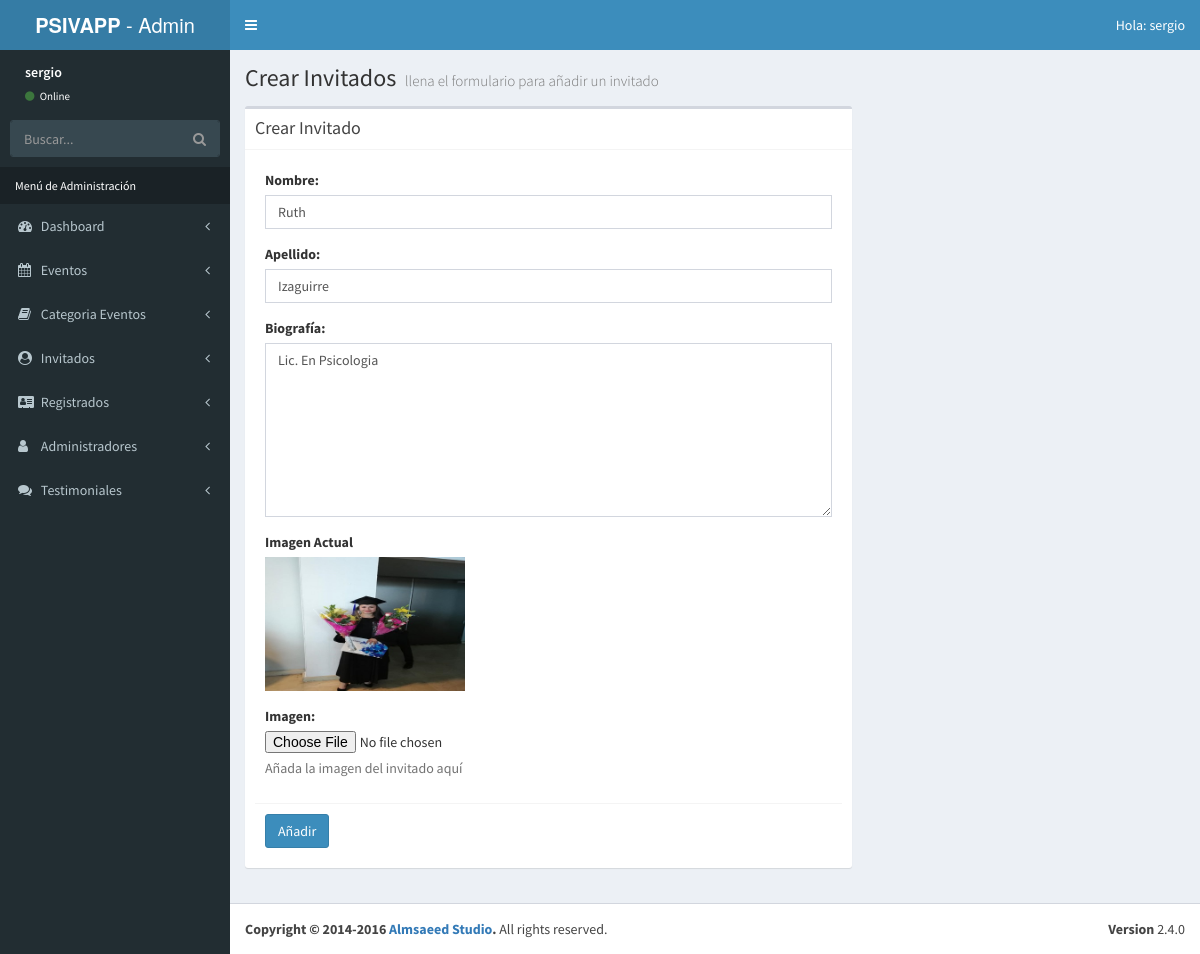
The page /admin/editar-invitado.php?id=1 (signed in) on the database its author committed.
### tables this page shows
CREATE TABLE `invitados` (
  `invitado_id` tinyint(4) NOT NULL AUTO_INCREMENT,
  `nombre_invitado` varchar(30) NOT NULL,
  `apellido_invitado` varchar(30) NOT NULL,
  `descripcion` text NOT NULL,
  `url_imagen` varchar(50) NOT NULL,
  PRIMARY KEY (`invitado_id`)
);

### admin/editar-invitado.php (the view, shortened to what this page needs)
<?php
        $id = $_GET['id'];
        include_once 'templates/header.php';
        include_once 'funciones/funciones.php';
        include_once 'templates/barra.php';
        include_once 'templates/navegacion.php';
?>
  <div class="content-wrapper">
    <section class="content-header">
      <h1>
        Crear Invitados
        <small>llena el formulario para añadir un invitado</small>
      </h1>
    </section>
        <div class="row">
                <div class="col-md-8">
                <section class="content">
                  <div class="box">
                    <div class="box-header with-border">
                      <h3 class="box-title">Crear Invitado</h3>
                    </div>
                    <div class="box-body">
                        <?php
                            $sql = "SELECT * FROM invitados WHERE invitado_id = $id ";
                            $resultado = $conn->query($sql);
                            $invitado = $resultado->fetch_assoc();
                        ?>
                        <form role="form" name="guardar-registro" id="guardar-registro-archivo" method="post" action="modelo-invitado.php" enctype="multipart/form-data">
                              <div class="box-body">
                                    <div class="form-group">
                                          <label for="nombre_invitado">Nombre:</label>
                                          <input type="text" class="form-control" id="nombre_invitado" name="nombre_invitado" placeholder="Nombre" value="<?php echo $invitado['nombre_invitado']; ?>">
                                    </div>
                                    <div class="form-group">
                                          <label for="apellido_invitado">Apellido:</label>
                                          <input type="text" class="form-control" id="apellido_invitado" name="apellido_invitado" placeholder="Nombre"  value="<?php echo $invitado['apellido_invitado']; ?>">
                                    </div>
                                    <div class="form-group">
                                        <label for="biografia_invitado">Biografía: </label>
                                        <textarea class="form-control" id="biografia_invitado" name="biografia_invitado" rows="8" placeholder="Biografía"><?php echo $invitado['descripcion']; ?></textarea>
                                    </div>
                                    <div class="form-group">
                                        <label for="imagen_actual">Imagen Actual</label>
                                        <br>
                                        <img src="../img/invitados/<?php echo $invitado['url_imagen']; ?>" width="200">
                                    </div>
                                    <div class="form-group">
                                      <label for="imagen_invitado">Imagen:</label>
                                      <input type="file" id="imagen_invitado" name="archivo_imagen">
                                      <p class="help-block">Añada la imagen del invitado aquí</p>
                                    </div>
                              </div>
                              <div class="box-footer">
                                  <button type="submit" class="btn btn-primary" id="crear_registro">Añadir</button>
                              </div>
                        </form>
                    </div>
                  </div>
                </section>
                </div>
        </div>
  </div>
  <?php
          include_once 'templates/footer.php';
  ?>

### rows shown on the page
invitados: nombre_invitado "Ruth", apellido_invitado "Izaguirre", biografia_invitado "Lic. En Psicologia", url_imagen (picture)

### other values the page prints
$_SESSION['nombre'] "sergio"
